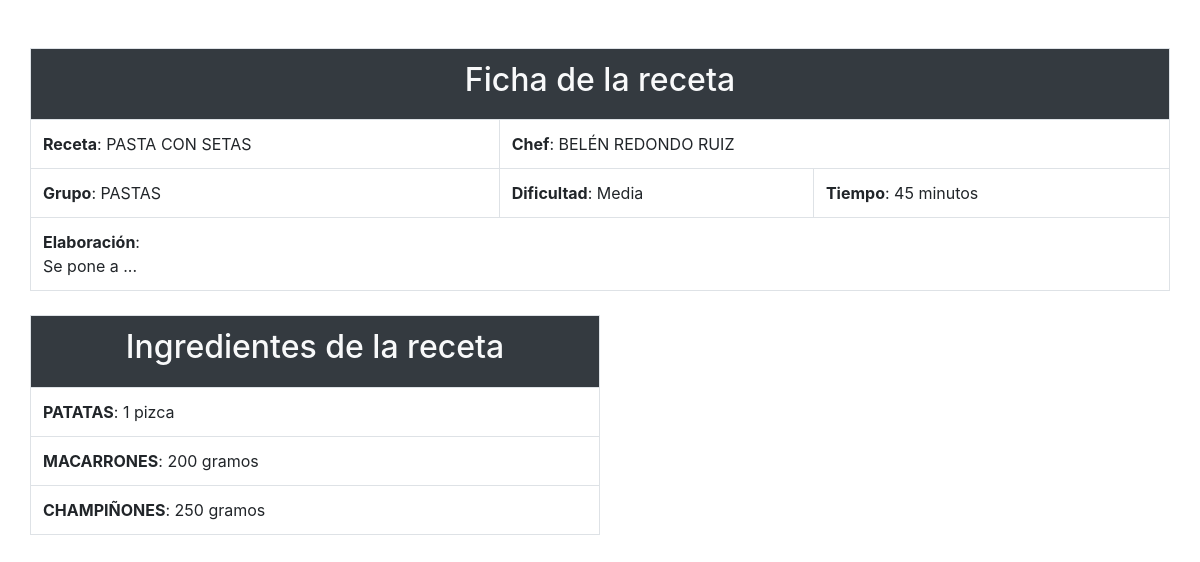
/VillarCuadradoHadrianTarea6/fichaReceta.php?receta=5, run on the app's committed database.
### tables this page shows
create table receta
( codigo smallint not null,
nombre varchar(120) not null,
cod_grupo tinyint not null,
dificultad varchar(7) not null,
tiempo tinyint null,
elaboración varchar(300) null,
cod_chef smallint not null,
constraint pk_receta primary key (codigo),
constraint ck_dificultad check (dificultad in ('Fácil','Media','Difícil')),
constraint fk_receta_chef foreign key (cod_chef) references chef(codigo)
);

create table chef
( codigo smallint not null,
nombre varchar(30) not null,
apellido1 varchar(30) not null,
apellido2 varchar(30) null,
nombreartistico varchar(40) null,
sexo char(1) null,
data_nacimiento date null,
localidad varchar(50) null,
cod_provincia char(2) null,
constraint pk_chef primary key (codigo),
constraint ck_sexo check (sexo in ('H','M')),
constraint fk_chef_provincia foreign key (cod_provincia) references provincia(codigo)
);

create table grupo
( codigo tinyint not null,
nombre varchar(40) not null,
constraint pk_grupo primary key (codigo));

create table receta_ingrediente
( cod_receta smallint not null,
cod_ingrediente smallint not null,
cantidad smallint null,
medida varchar(40) null,
constraint pk_receta_ingrediente primary key (cod_receta, cod_ingrediente),
constraint fk_receta_ingrediente foreign key (cod_ingrediente) references ingrediente(codigo),
constraint fk_receta_receta foreign key (cod_receta) references receta(codigo)
);

create table ingrediente
( codigo smallint not null,
nombre varchar(40) not null,
constraint pk_ingrediente primary key (codigo));

### VillarCuadradoHadrianTarea6/fichaReceta.php (the view, shortened to what this page needs)
<!DOCTYPE html>
<html lang="es">
<head>
    <link rel="stylesheet" href="https://stackpath.bootstrapcdn.com/bootstrap/4.5.2/css/bootstrap.min.css">
    <link rel="stylesheet" type="text/css" href="css/estilos.css">
</head>
<body>
    <?php
    if (array_key_exists('receta', $_GET)) {
        $cod_receta = $_GET['receta'];
    }
    require_once('conectarBD.php');
    echo '<div class="container" id="fondo">';
        echo '<div class="row" id="ficha_receta">';
            $res_query = mysqli_query(
                $db,
                "SELECT receta.nombre as nombre_receta, chef.nombre as nombre_chef,chef.apellido1 as apellido1_chef, chef.apellido2 as apellido2_chef, grupo.nombre as nombre_grupo, receta.dificultad as dificultad, receta.tiempo as tiempo, receta.elaboración as elaboracion
                    FROM receta
                    INNER JOIN chef ON (receta.cod_chef = chef.codigo)
                    INNER JOIN grupo ON (receta.cod_grupo = grupo.codigo)
                    WHERE receta.codigo = $cod_receta"
            );
            while ($row = mysqli_fetch_array($res_query)) {
            echo '<table class="table bg-white table-bordered mt-5" style="width:100%">';
            echo '<th colspan=3 class="table-dark text-light text-center">';
                echo '<h2>Ficha de la receta</h2>';
            echo '</th>';
                    echo '<tr>';
                        echo '<td><b>Receta</b>: ' . $row['nombre_receta'] . '</td>';
                        echo '<td colspan=2><b>Chef</b>: ' . $row['nombre_chef'] .' '. $row['apellido1_chef'].' '. $row['apellido2_chef'] . '</td>';
                    echo '</tr>';
                    echo '<tr>';
                        echo '<td><b>Grupo</b>: ' . $row['nombre_grupo'] . '</td>';
                        echo '<td><b>Dificultad</b>: ' . $row['dificultad'] . '</td>';
                        echo '<td><b>Tiempo</b>: ' . $row['tiempo'] . ' minutos</td>';
                    echo '</tr>';
                    echo '<tr>';
                        echo '<td colspan=3><b>Elaboración</b>: <br>' . $row['elaboracion'] . '</td>';
                    echo '</tr>';
            echo '</table>';
            }
        echo '</div>';
        echo '<div class="row" id="ingredientes">';
            $res_query = mysqli_query(
                $db,
                "SELECT ingrediente.nombre as ingrediente, receta_ingrediente.cantidad as cantidad, receta_ingrediente.medida as medida
                FROM `receta_ingrediente`
                INNER JOIN receta ON (receta.codigo = receta_ingrediente.cod_receta)
                INNER JOIN ingrediente ON (receta_ingrediente.cod_ingrediente = ingrediente.codigo)
                WHERE receta.codigo = $cod_receta"
            );
            echo '<table class="table bg-white table-bordered mt-2" style="width:50%">';
            echo '<th colspan=2 class="table-dark text-light text-center">';
                echo '<h2>Ingredientes de la receta</h2>';
            echo '</th>';
                while ($row = mysqli_fetch_array($res_query)) {
                    echo '<tr>';
                        echo '<td><b>' . $row['ingrediente'] .'</b>: '. $row['cantidad'] . ' ' . $row['medida'] . '</td>';
                    echo '</tr>';
                }
            echo '</table>';
        echo '</div>';
    echo '</div>';
    ?>
</body>
</html>

### VillarCuadradoHadrianTarea6/css/estilos.css (style rules this page uses)
body { background-image: url("https://www.myfreetextures.com/wp-content/uploads/2015/01/another-grass-texture-background.jpg"); background-repeat: repeat-y; background-size: cover; }

### data on the page
receta: nombre "PASTA CON SETAS", cod_chef.nombre "BELÉN", cod_chef.apellido1 "REDONDO", cod_chef.apellido2 "RUIZ", cod_grupo.nombre "PASTAS", dificultad "Media", tiempo "45", elaboración "Se pone a ..."
receta_ingrediente: cod_ingrediente.nombre "PATATAS", cantidad "1", medida "pizca"
receta_ingrediente: cod_ingrediente.nombre "MACARRONES", cantidad "200", medida "gramos"
receta_ingrediente: cod_ingrediente.nombre "CHAMPIÑONES", cantidad "250", medida "gramos"
